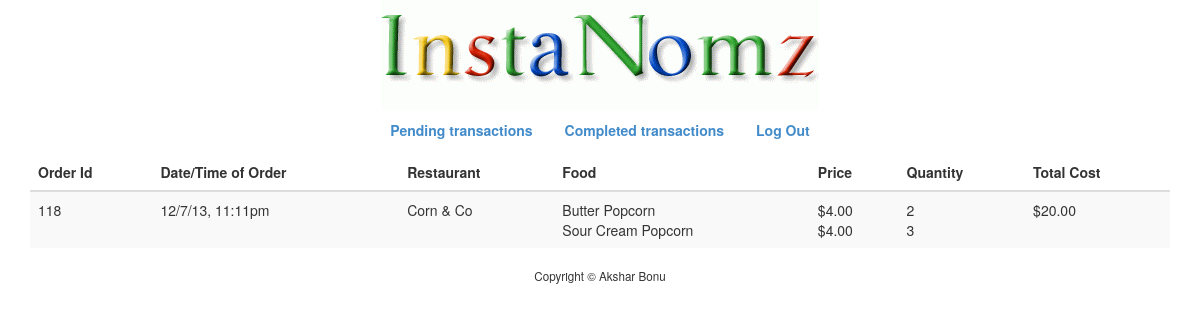
Page /completed_transactions_admin.php (signed in) on the committed database.
### tables this page shows
CREATE TABLE IF NOT EXISTS `completed_order` (
  `foods` mediumtext NOT NULL,
  `cost` decimal(65,2) NOT NULL,
  `id_restaurant` int(10) NOT NULL,
  `id_user` int(10) NOT NULL,
  `username` varchar(255) NOT NULL,
  `name` varchar(255) NOT NULL,
  `email` varchar(255) NOT NULL,
  `mobilenumber` varchar(255) NOT NULL,
  `dorm` varchar(255) NOT NULL,
  `datetime` timestamp NOT NULL DEFAULT CURRENT_TIMESTAMP ON UPDATE CURRENT_TIMESTAMP,
  `id` int(10) NOT NULL,
  `name_restaurant` varchar(255) NOT NULL,
  PRIMARY KEY (`id`)
);

### public/completed_transactions_admin.php (called while the page is built, shortened)
<?php
    $orders = query("SELECT * FROM completed_order");
    render("completed_transactions_form_admin.php", ["orders" => $orders, "title" => "Current Menu"], 3);
?>

### templates/completed_transactions_form_admin.php (the view)
<ul class="nav nav-pills">
    <li><a href="index_admin.php"><strong>Pending transactions</strong></a></li>
    <li><a href="completed_transactions_admin.php"><strong>Completed transactions</strong></a></li>
    <li><a href="logout_admin.php"><strong>Log Out</strong></a></li>
</ul>
<table class="table table-striped">
    <thead>
        <tr>
            <th>Order Id</th>
            <th>Date/Time of Order</th>
            <th>Restaurant</th>
            <th>Food</th>
            <th>Price</th>
            <th>Quantity</th>
            <th>Total Cost</th>
        </tr>
    </thead>
    <tbody>
    <?php
        if (!empty($orders))
        {
            foreach ($orders as $item)
            {
                $foods = unserialize($item["foods"]);
                printf("<tr>");
                printf("<td>%s</td>", htmlspecialchars($item["id"]));
                printf("<td>%s</td>", date("n/j/y, g:ia", strtotime($item["datetime"])));
                printf("<td>%s</td>", htmlspecialchars($item["name_restaurant"]));
                printf("<td>");
                foreach ($foods["food"] as $food)
                {
                    printf("%s<br/>", htmlspecialchars($food));
                }
                printf("</td>");
                printf("<td>");
                foreach ($foods["price"] as $price)
                {
                    printf("$%s<br/>", number_format($price, 2));
                }
                printf("</td>");
                printf("<td>");
                foreach ($foods["quantity"] as $quantity)
                {
                    printf("%s<br/>", number_format($quantity, 0));
                }
                printf("</td>");
                printf("<td>$%s</td>", number_format($item["cost"], 2));
                printf("</tr>");
            }
        }
    ?>
    </tbody>
</table>

### public/css/styles.css (style rules this page uses)
#middle td { text-align: left; }
#middle .nav { display: inline-block; }

### rows in the picture
completed_order: id "118", datetime "12/7/13, 11:11pm", name_restaurant "Corn & Co", foods "Butter Popcorn", foods "Sour Cream Popcorn", foods "4.00", foods "2", foods "3", cost "20.00"
